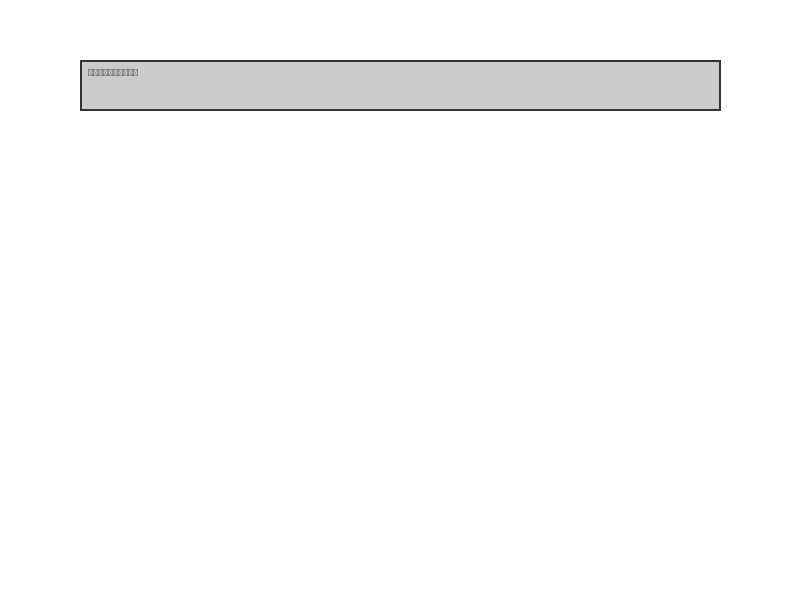
#> input picture bench/samples/s01_low_contrast.png, 800 x 600 px
$ python vs_edge.py --image ../bench/samples/s01_low_contrast.png
#> lines starting #> are read from the running program, lines starting #| are printed output that depends on the picture
### python/vs_schema.py
#!/usr/bin/env python3
"""vs_schema.py — schema v2 统一元素模型 + 坐标系 + 色差度量。

所有传感器输出同构 element，融合算子与 DeepSeek 按同一模型消费：
  element = {id, type, bbox[x1,y1,x2,y2], text, conf, color{fill,text}, font, z,
             source:[传感器名], coordsys}

坐标系:
  css_px     CSS 像素（DOM，含 DPR 缩放前）
  device_px  物理设备像素（grim 截图）
  image_px   图像文件像素（经缩放后的图片）
  pt         印刷点（PPTX：1pt = 1/72 英寸）
"""
import math
import json
from typing import Any, Sequence

SCHEMA = "vision-report/v3"

# ---------------------------------------------------------------- 元素模型

def element(eid: int, etype: str, bbox: Sequence[float], *, text=None, conf=None,
            color=None, font=None, z=None, source=None, coordsys: str = "image_px") -> dict[str, Any]:
    bbox_int = list(bbox)
    return {
        "id": eid, "type": etype, "bbox": bbox_int,
        "text": text, "conf": conf, "color": color, "font": font, "z": z,
        "source": list(source or []), "coordsys": coordsys,
    }


def envelope(task: str | None = None, sensors: list[str] | None = None,
             coordsys: str | None = None, source: dict[str, Any] | None = None) -> dict[str, Any]:
    return {
        "schema": SCHEMA, "task": task, "sensors": list(sensors or []),
        "coordsys": coordsys, "source": source or {},
        "elements": [], "findings": [], "candidates": [], "foreground": None,
        "metrics": {}, "truncated": False,
    }


# ---------------------------------------------------------------- 视觉原语记法（DeepSeek 式坐标锚定推理）

NOTATION_GUIDE = ("primitive notation: in reasoning chains, reference locations as "
                  "[bbox: x1,y1,x2,y2] or [point: x,y]; never use relative phrases like "
                  "'the element on the left'. Coordinates follow this report's coordsys.")


def bbox_primitive(bbox: Sequence[float]) -> str:
    """DeepSeek 'Thinking with Visual Primitives' 记法：[bbox: x1,y1,x2,y2]。"""
    return "[bbox: " + ", ".join(str(round(v)) for v in bbox) + "]"


def point_primitive(x: float, y: float) -> str:
    """DeepSeek 'Thinking with Visual Primitives' 记法：[point: x,y]。"""
    return f"[point: {round(x)}, {round(y)}]"


# [25 lines left out: functions anomaly, css_to_device, device_to_css, not called in this run]


def scale_bbox(bbox: Sequence[float], k: float) -> list[int]:
    """按缩放系数 k 变换 bbox（图像缩放/区域放大回原图）。"""
    return [round(v * k) for v in bbox]


def clip_bbox(bbox: Sequence[float], w: int, h: int) -> list[int]:
    x1, y1, x2, y2 = (max(0, round(v)) for v in bbox)
    return [x1, y1, min(x2, w), min(y2, h)]


def bbox_area(bbox: Sequence[float]) -> float:
    return max(0, bbox[2] - bbox[0]) * max(0, bbox[3] - bbox[1])


# [13 lines left out: functions bbox_intersection, bbox_iou, not called in this run]


# ---------------------------------------------------------------- 色差（CIE Lab ΔE76）

def srgb_to_linear(c: float) -> float:
    c = c / 255.0
    return c / 12.92 if c <= 0.03928 else ((c + 0.055) / 1.055) ** 2.4


def relative_luminance(rgb) -> float:
    r, g, b = (srgb_to_linear(ch) for ch in rgb)
    return 0.2126 * r + 0.7152 * g + 0.0722 * b


# [29 lines left out: functions contrast_ratio, rgb_to_lab, delta_e76, not called in this run]


def hex_to_rgb(h: str) -> tuple[int, int, int]:
    h = h.lstrip("#")
    return (int(h[0:2], 16), int(h[2:4], 16), int(h[4:6], 16))


def rgb_to_hex(rgb) -> str:
    return "#{:02X}{:02X}{:02X}".format(*(round(v) for v in rgb))


# [13 lines left out: functions parse_hex, load_json, not called in this run]


def dump_json(data, path: str | None = None) -> str:
    s = json.dumps(data, ensure_ascii=False)
    if path:
        try:
            with open(path, "w", encoding="utf-8") as f:
                f.write(s)
        except OSError as e:
            raise ValueError(f"cannot write {path}: {e}") from e
    return s

### python/vs_edge.py
#!/usr/bin/env python3
"""vs_edge.py — V3 亚像素边缘检测传感器（Devernay 亚像素 + Hough 线段拟合）。

纯算法，零模型。输出 schema v3 元素：
  - 亚像素边缘点（type=edge_point）
  - Hough 拟合线段（type=line_segment）
  - 轮廓（type=contour）

用法:
  vs_edge.py --image PATH [--canny-low 50] [--canny-high 150]
             [--hough-threshold 40] [--max-lines 50]
"""
import argparse
import json
import sys
from typing import Any

import numpy as np

import vs_schema as S


def devernay_subpixel(gray: np.ndarray, sigma: float = 1.0) -> np.ndarray:
    """Devernay 亚像素边缘：Canny 梯度方向上的二次插值。

    返回亚像素边缘点 (N, 2) 数组（x, y 浮点坐标）。
    """
    from scipy import ndimage  # type: ignore[import-not-found]

    # 高斯平滑
    g = ndimage.gaussian_filter(gray.astype(np.float64), sigma)
    # 梯度
    gy, gx = np.gradient(g)
    mag = np.hypot(gx, gy)
    # 非极大值抑制（沿梯度方向）
    h, w = g.shape
    suppressed = np.zeros_like(mag)
    # 梯度方向量化到 4 方向
    angle = np.arctan2(gy, gx)
    for y in range(1, h - 1):
        for x in range(1, w - 1):
            a = angle[y, x]
            # 量化方向
            if -np.pi / 8 <= a < np.pi / 8 or a >= 7 * np.pi / 8 or a < -7 * np.pi / 8:
                n1, n2 = mag[y, x - 1], mag[y, x + 1]
            elif np.pi / 8 <= a < 3 * np.pi / 8:
                n1, n2 = mag[y - 1, x - 1], mag[y + 1, x + 1]
            elif 3 * np.pi / 8 <= a < 5 * np.pi / 8 or -5 * np.pi / 8 <= a < -3 * np.pi / 8:
                n1, n2 = mag[y - 1, x], mag[y + 1, x]
            else:
                n1, n2 = mag[y - 1, x + 1], mag[y + 1, x - 1]
            if mag[y, x] >= n1 and mag[y, x] >= n2:
                suppressed[y, x] = mag[y, x]
    # 细化：梯度正方向相邻像素若 mag >= 当前 → 本像素非真峰（对称峰只留一个）
    for y in range(1, h - 1):
        for x in range(1, w - 1):
            if suppressed[y, x] == 0:
                continue
            a = angle[y, x]
            dxn, dyn = np.cos(a), np.sin(a)
            x2n, y2n = int(x + dxn), int(y + dyn)
            if 0 <= x2n < w and 0 <= y2n < h and suppressed[y2n, x2n] >= suppressed[y, x]:
                suppressed[y, x] = 0
    # 亚像素插值（像素值半值法）：沿梯度方向找亮度半值位置
    # 比 mag 质心/抛物线更精确（mag 峰值 ≠ 边缘位置，半值才是）
    pts = []
    ys, xs = np.nonzero(suppressed > 0)
    for y, x in zip(ys, xs):
        a = angle[y, x]
        dx, dy = np.cos(a), np.sin(a)
        # 沿梯度方向采样亮度（±3 像素，位置用像素中心坐标）
        samples = []
        for k in range(-3, 4):
            sx = int(round(x + k * dx))
            sy = int(round(y + k * dy))
            if 0 <= sx < w and 0 <= sy < h:
                samples.append((x + k * dx + 0.5, gray[sy, sx]))
        if len(samples) < 2:
            continue
        # 找亮度跨越半值的位置（暗→亮方向）
        v_min = min(v for _, v in samples)
        v_max = max(v for _, v in samples)
        if v_max - v_min < 1e-6:
            continue
        half = (v_min + v_max) / 2.0
        for i in range(len(samples) - 1):
            p1, v1 = samples[i]
            p2, v2 = samples[i + 1]
            if (v1 - half) * (v2 - half) <= 0 and v2 != v1:
                t = (half - v1) / (v2 - v1)
                pts.append((p1 + t * (p2 - p1), y))
                break
    return np.array(pts) if pts else np.zeros((0, 2))


def hough_lines(edge_pts: np.ndarray, img_shape: tuple[int, int],
                threshold: int = 40, max_lines: int = 50) -> list[dict[str, Any]]:
    """Hough 变换线段拟合（极坐标累加器）。"""
    h, w = img_shape
    if len(edge_pts) < 2:
        return []
    # 极坐标参数空间
    diag = int(np.hypot(h, w))
    theta_res = 1  # 度
    thetas = np.deg2rad(np.arange(-90, 90, theta_res))
    rho_max = diag
    accumulator = np.zeros((2 * rho_max + 1, len(thetas)), dtype=np.int32)
    xs = edge_pts[:, 0]
    ys = edge_pts[:, 1]
    for i in range(len(xs)):
        x, y = xs[i], ys[i]
        for j, th in enumerate(thetas):
            rho = x * np.cos(th) + y * np.sin(th)
            rho_idx = int(round(rho)) + rho_max
            if 0 <= rho_idx < accumulator.shape[0]:
                accumulator[rho_idx, j] += 1
    # 找峰值
    lines = []
    acc_flat = accumulator.flatten()
    for _ in range(max_lines):
        idx = int(np.argmax(acc_flat))
        if acc_flat[idx] < threshold:
            break
        rho_idx, th_idx = divmod(idx, len(thetas))
        rho = rho_idx - rho_max
        theta = thetas[th_idx]
        # 抑制邻域
        r0, r1 = max(0, rho_idx - 5), min(accumulator.shape[0], rho_idx + 6)
        t0, t1 = max(0, th_idx - 5), min(len(thetas), th_idx + 6)
        acc_flat = acc_flat.reshape(accumulator.shape)
        acc_flat[r0:r1, t0:t1] = 0
        acc_flat = acc_flat.flatten()
        # 线段端点（沿直线找边缘点范围）
        votes = acc_flat[idx] if False else accumulator[rho_idx, th_idx]
        lines.append({
            "rho": float(rho), "theta": float(np.rad2deg(theta)),
            "votes": int(votes),
        })
    return lines


def main() -> int:
    ap = argparse.ArgumentParser()
    ap.add_argument("--image", required=True)
    ap.add_argument("--sigma", type=float, default=1.0)
    ap.add_argument("--hough-threshold", type=int, default=40)
    ap.add_argument("--max-lines", type=int, default=50)
    ap.add_argument("--max-points", type=int, default=2000)
    args = ap.parse_args()

    try:
        from PIL import Image
        im = Image.open(args.image).convert("L")
        w, h = im.size
        gray = np.array(im, dtype=np.float64)

        # 亚像素边缘
        pts = devernay_subpixel(gray, args.sigma)
#> in devernay_subpixel, `gy, gx = np.gradient(g)`:
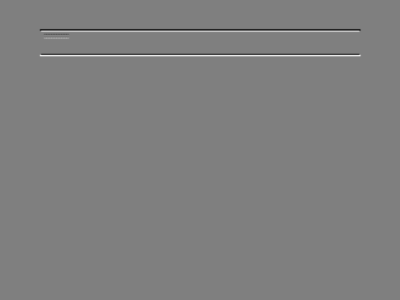
#> gy: shape (600, 800) float64 (shown at 1/2 size); min -61.95, max 61.95, mean 0; drawn with min black and max white
#> in devernay_subpixel, `mag = np.hypot(gx, gy)`:
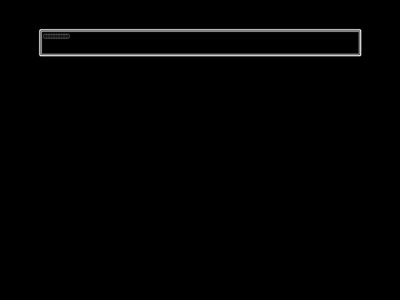
#> mag: shape (600, 800) float64 (shown at 1/2 size); min 0, max 62.79, mean 0.7; drawn with min black and max white
#> in devernay_subpixel, `angle = np.arctan2(gy, gx)`:
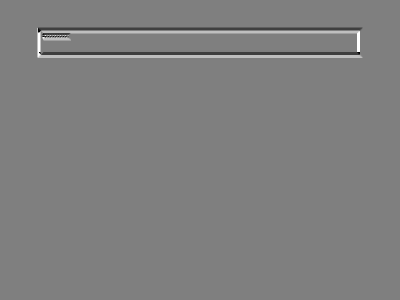
#> angle: shape (600, 800) float64 (shown at 1/2 size); min -3.14, max 3.14, mean 0.00312; drawn with min black and max white
#> after the loop in devernay_subpixel, `for y in range(1, h - 1):`:
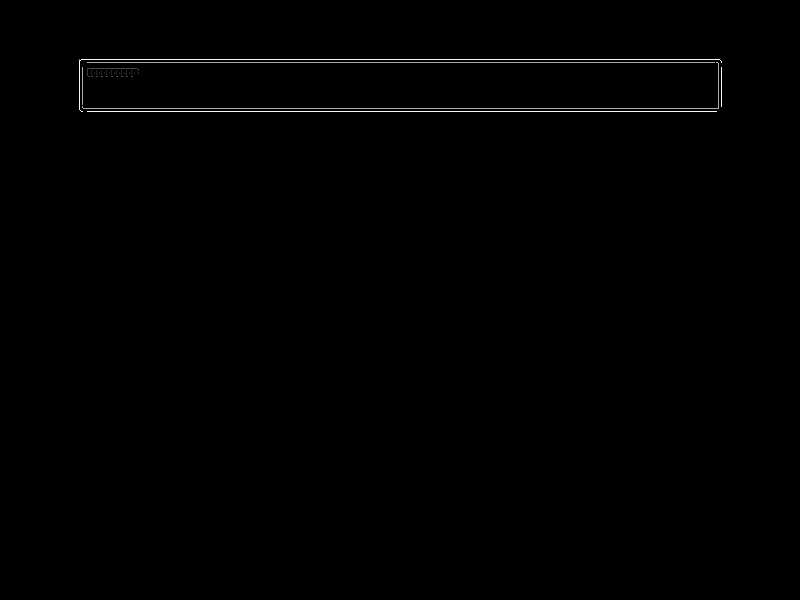
#> suppressed: shape (600, 800) float64; min 0, max 62.79, mean 0.3; drawn with min black and max white
#> in devernay_subpixel, `ys, xs = np.nonzero(suppressed > 0)`: ys = 2880 values from 56 to 111; xs = 2880 values, max 721 at index 648, min 76 at index 0, mean 383.7
#> the loop in devernay_subpixel, `for y, x in zip(ys, xs):` made 2880 passes
#> (y, x, a, dx, dy, v_min) on passes 1 to 3: (56, 76, -2.36, -0.707, -0.707, 255), (57, 77, -2.36, -0.707, -0.707, 255), (58, 78, -2.36, -0.707, -0.707, 51)
#> after the loop in devernay_subpixel, `for y, x in zip(ys, xs):`: pts = 2878 pairs, first value 79.85 to 721, second value 58 to 111
        if len(pts) > args.max_points:
            # 均匀下采样
            step = len(pts) // args.max_points
#> step = 1
            pts = pts[::step]

        # Hough 线段
        lines = hough_lines(pts, (h, w), args.hough_threshold, args.max_lines)
#> in hough_lines, `xs = edge_pts[:, 0]`: xs = 2878 values, max 721 at index 646, min 79.85 at index 2, mean 384.4
#> in hough_lines, `ys = edge_pts[:, 1]`: ys = 2878 values from 58 to 111
#> the loop in hough_lines, `for i in range(len(xs)):` made 2878 passes
#> (x, y) on passes 1 to 3: (80.27, 58), (79.88, 59), (79.85, 59)
#> after the loop in hough_lines, `for i in range(len(xs)):`:
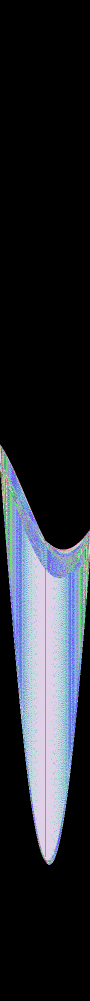
#> accumulator: shape (2001, 180) int32 (shown at 1/2 size); 82 distinct labels, from 0 to 641; one colour per label, 0 black
#> the loop in hough_lines, `for _ in range(max_lines):` made 26 passes
#> (idx, rho_idx, th_idx, rho, theta, r0, r1, t0) on passes 1 to 8: (169380, 941, 0, -59, -1.57, 936, 947, 0), (160560, 892, 0, -108, -1.57, 887, 898, 0), (192779, 1070, 179, 70, 1.55, 1065, 1076, 174), (161821, 899, 1, -101, -1.55, 894, 905, 0), (201419, 1118, 179, 118, 1.55, 1113, 1124, 174), (170461, 947, 1, -53, -1.55, 942, 953, 0), (191699, 1064, 179, 64, 1.55, 1059, 1070, 174), (194038, 1077, 178, 77, 1.54, 1072, 1083, 173)

        elements = []
        # 边缘点元素（下采样到 ≤200 个）
        for i, (x, y) in enumerate(pts[:200]):
            elements.append(S.element(i, "edge_point", [round(x), round(y), round(x) + 1, round(y) + 1],
                                      conf=1.0, source=["edge"], coordsys="image_px"))
#> this loop made 200 passes
        # 线段元素
        for i, ln in enumerate(lines):
            elements.append(S.element(200 + i, "line_segment",
                                      [0, 0, 0, 0],  # bbox 由 rho/theta 表示
                                      conf=min(1.0, ln["votes"] / 100.0),
                                      source=["edge"], coordsys="image_px"))
            elements[-1]["line"] = ln
#> this loop made 25 passes
#> ln on passes 1 to 8: {'rho': -59, 'theta': -90, 'votes': 641}, {'rho': -108, 'theta': -90, 'votes': 637}, {'rho': 70, 'theta': 89, 'votes': 168}, {'rho': -101, 'theta': -89, 'votes': 118}, {'rho': 118, 'theta': 89, 'votes': 118}, {'rho': -53, 'theta': -89, 'votes': 116}, {'rho': 64, 'theta': 89, 'votes': 116}, {'rho': 77, 'theta': 88, 'votes': 84}

        report = S.envelope(task="edge", sensors=["edge"], coordsys="image_px",
                            source={"type": "image", "path": args.image,
                                    "size_px": [w, h], "sigma": args.sigma})
        report["schema"] = "vision-report/v3"
        report["elements"] = elements
        report["metrics"] = {
            "edge_points": len(pts),
            "lines": len(lines),
            "subpixel": True,
        }
        print(S.dump_json(report))
#> (printed output is left out)
        return 0
    except Exception as e:
        print(json.dumps({"error": "vs_edge failed", "detail": str(e)[:500]},
                         ensure_ascii=False))
        return 1


if __name__ == "__main__":
    sys.exit(main())
#> (the program exits here)

$ run again, on bench/samples/s03_alignment.png
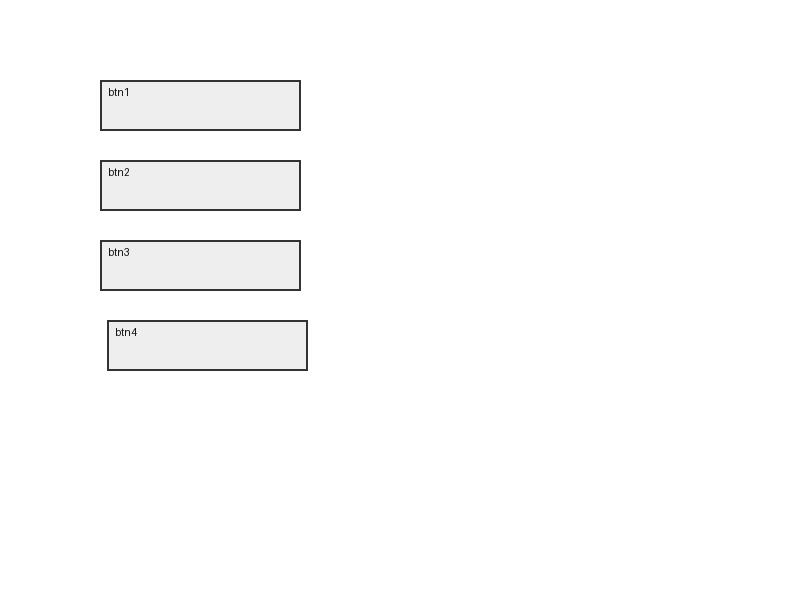
#> input picture bench/samples/s03_alignment.png, 800 x 600 px
#> after the loop in devernay_subpixel, `for y in range(1, h - 1):`:
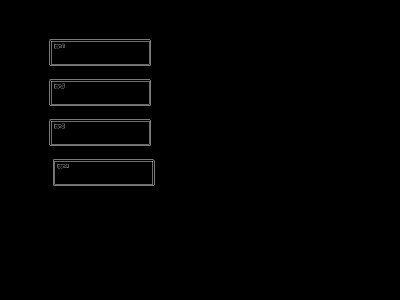
#> suppressed: shape (600, 800) float64 (shown at 1/2 size); min 0, max 62.38, mean 0.5; drawn with min black and max white
#> in devernay_subpixel, `ys, xs = np.nonzero(suppressed > 0)`: ys = 4071 values from 76 to 371; xs = 4071 values, max 308 at index 3262, min 96 at index 0, mean 196.8
#> the loop in devernay_subpixel, `for y, x in zip(ys, xs):` made 4071 passes
#> (y, x, a, dx, dy, v_min) on passes 1 to 3: (76, 96, -2.36, -0.707, -0.707, 255), (77, 97, -2.36, -0.707, -0.707, 255), (78, 98, -2.36, -0.707, -0.707, 51)
#> after the loop in devernay_subpixel, `for y, x in zip(ys, xs):`: pts = 4059 pairs, first value 99.85 to 308, second value 78 to 371
#> step = 2
#> in main, `pts = pts[::step]`: pts = 2030 pairs, first value 99.85 to 308, second value 78 to 371
#> in hough_lines, `xs = edge_pts[:, 0]`: xs = 2030 values, max 308 at index 1730, min 99.85 at index 1, mean 197.5
#> in hough_lines, `ys = edge_pts[:, 1]`: ys = 2030 values from 78 to 371
#> the loop in hough_lines, `for i in range(len(xs)):` made 2030 passes
#> (x, y) on passes 1 to 3: (100.3, 78), (99.85, 79), (101.6, 79)
#> after the loop in hough_lines, `for i in range(len(xs)):`:
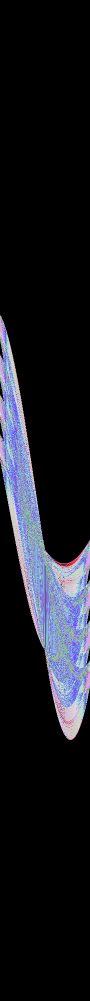
#> accumulator: shape (2001, 180) int32 (shown at 1/2 size); 55 distinct labels, from 0 to 101; one colour per label, 0 black
#> the loop in hough_lines, `for _ in range(max_lines):` made 23 passes
#> (idx, rho_idx, th_idx, rho, theta, r0, r1, t0) on passes 1 to 8: (122580, 681, 0, -319, -1.57, 676, 687, 0), (136980, 761, 0, -239, -1.57, 756, 767, 0), (151380, 841, 0, -159, -1.57, 836, 847, 0), (165780, 921, 0, -79, -1.57, 916, 927, 0), (113760, 632, 0, -368, -1.57, 627, 638, 0), (128160, 712, 0, -288, -1.57, 707, 718, 0), (142560, 792, 0, -208, -1.57, 787, 798, 0), (156960, 872, 0, -128, -1.57, 867, 878, 0)
#> the loop in main, `for i, (x, y) in enumerate(pts[:200]):` made 200 passes
#> the loop in main, `for i, ln in enumerate(lines):` made 22 passes
#> ln on passes 1 to 8: {'rho': -319, 'theta': -90, 'votes': 101}, {'rho': -239, 'theta': -90, 'votes': 101}, {'rho': -159, 'theta': -90, 'votes': 101}, {'rho': -79, 'theta': -90, 'votes': 101}, {'rho': -368, 'theta': -90, 'votes': 99}, {'rho': -288, 'theta': -90, 'votes': 99}, {'rho': -208, 'theta': -90, 'votes': 99}, {'rho': -128, 'theta': -90, 'votes': 98}
#> (printed output is left out)

$ run again, on bench/samples/s04_spacing.png
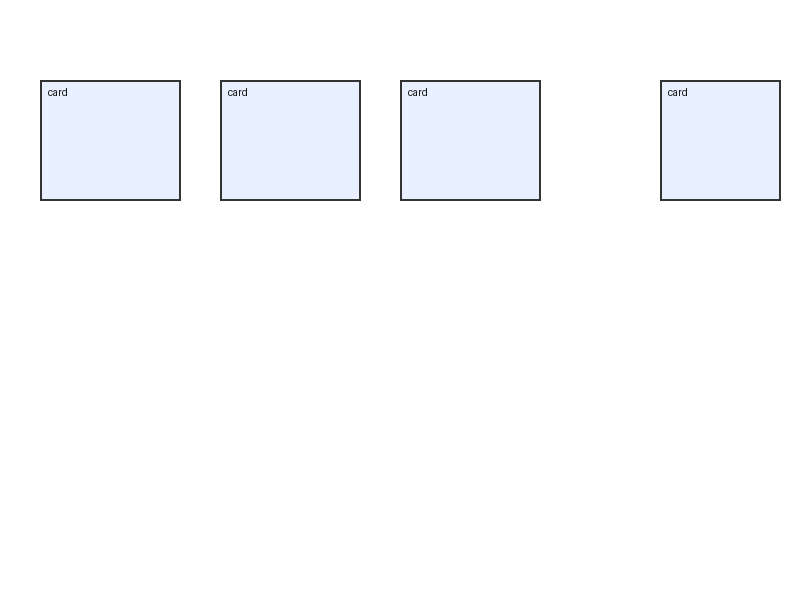
#> input picture bench/samples/s04_spacing.png, 800 x 600 px
#> after the loop in devernay_subpixel, `for y in range(1, h - 1):`:
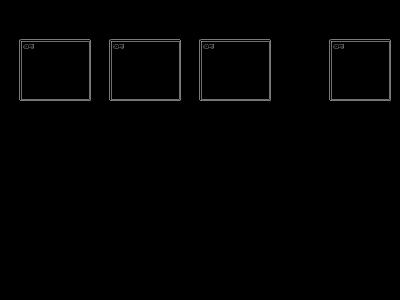
#> suppressed: shape (600, 800) float64 (shown at 1/2 size); min 0, max 62.36, mean 0.5; drawn with min black and max white
#> in devernay_subpixel, `ys, xs = np.nonzero(suppressed > 0)`: ys = 4144 values from 76 to 201; xs = 4144 values, max 781 at index 575, min 36 at index 0, mean 388.3
#> the loop in devernay_subpixel, `for y, x in zip(ys, xs):` made 4144 passes
#> (y, x, a, dx, dy, v_min) on passes 1 to 3: (76, 36, -2.36, -0.707, -0.707, 255), (76, 216, -2.36, -0.707, -0.707, 255), (76, 396, -2.36, -0.707, -0.707, 255)
#> after the loop in devernay_subpixel, `for y, x in zip(ys, xs):`: pts = 4136 pairs, first value 39.85 to 781, second value 78 to 201
#> step = 2
#> in main, `pts = pts[::step]`: pts = 2068 pairs, first value 39.88 to 781, second value 78 to 201
#> in hough_lines, `xs = edge_pts[:, 0]`: xs = 2068 values, max 781 at index 561, min 39.88 at index 2, mean 387.3
#> in hough_lines, `ys = edge_pts[:, 1]`: ys = 2068 values from 78 to 201
#> the loop in hough_lines, `for i in range(len(xs)):` made 2068 passes
#> (x, y) on passes 1 to 3: (40.27, 78), (400.3, 78), (39.88, 79)
#> after the loop in hough_lines, `for i in range(len(xs)):`:
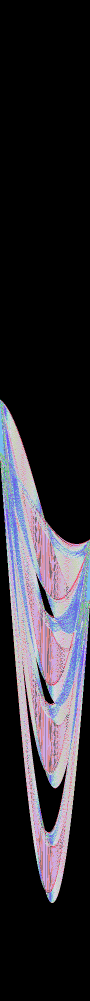
#> accumulator: shape (2001, 180) int32 (shown at 1/2 size); 67 distinct labels, from 0 to 272; one colour per label, 0 black
#> the loop in hough_lines, `for _ in range(max_lines):` made 17 passes
#> (idx, rho_idx, th_idx, rho, theta, r0, r1, t0) on passes 1 to 8: (165780, 921, 0, -79, -1.57, 916, 927, 0), (144360, 802, 0, -198, -1.57, 797, 808, 0), (187650, 1042, 90, 42, 0, 1037, 1048, 85), (252450, 1402, 90, 402, 0, 1397, 1408, 85), (220050, 1222, 90, 222, 0, 1217, 1228, 85), (299250, 1662, 90, 662, 0, 1657, 1668, 85), (245070, 1361, 90, 361, 0, 1356, 1367, 85), (320670, 1781, 90, 781, 0, 1776, 1787, 85)
#> after the loop in hough_lines, `for _ in range(max_lines):`: lines = 16 items
#> the loop in main, `for i, (x, y) in enumerate(pts[:200]):` made 200 passes
#> (x, y, bbox_int in element) on passes 1 to 3: (40.27, 78, [40, 78, 41, 79]), (400.3, 78, [400, 78, 401, 79]), (39.88, 79, [40, 79, 41, 80])
#> the loop in main, `for i, ln in enumerate(lines):` made 16 passes
#> ln on passes 1 to 8: {'rho': -79, 'theta': -90, 'votes': 272}, {'rho': -198, 'theta': -90, 'votes': 264}, {'rho': 42, 'theta': 0, 'votes': 120}, {'rho': 402, 'theta': 0, 'votes': 120}, {'rho': 222, 'theta': 0, 'votes': 112}, {'rho': 662, 'theta': 0, 'votes': 112}, {'rho': 361, 'theta': 0, 'votes': 110}, {'rho': 781, 'theta': 0, 'votes': 110}
#> (printed output is left out)
